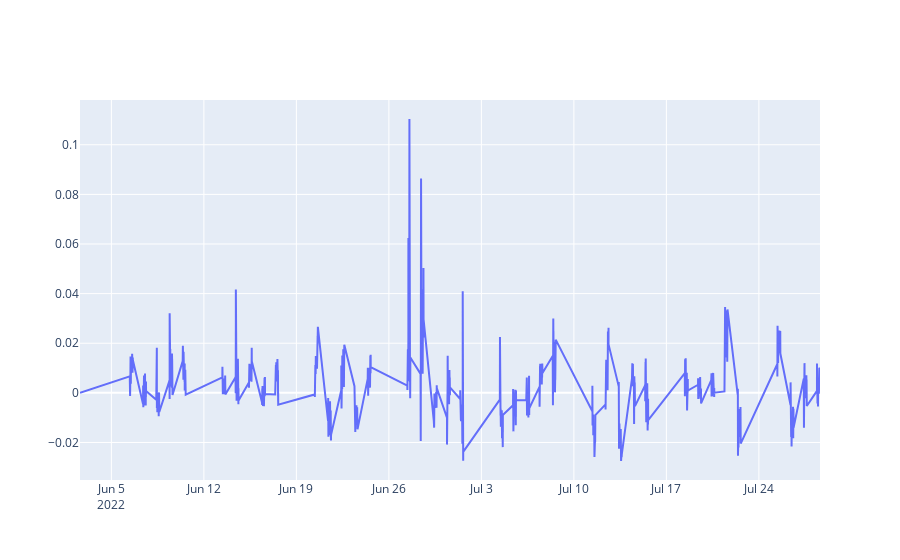

Write notebook code for a chart like this one.
### Code cell
cbond_return
fig = go.Figure(data=[
    go.Scatter(name='diff', x=cbond_return.index, y=cbond_return['diff']),
])
fig.show()

### Figure 1 — Plotly figure (JSON) as saved in the notebook; plotly's stock layout.template omitted (floating-point values rounded to 4 significant figures; data arrays with more than 128 entries replaced by an {"elided": "..."} marker saying what was removed)
{"data": [{"name": "diff", "type": "scatter", "x": {"elided": "9439 str values"}, "y": {"elided": "9439 float values"}}], "layout": {}}
